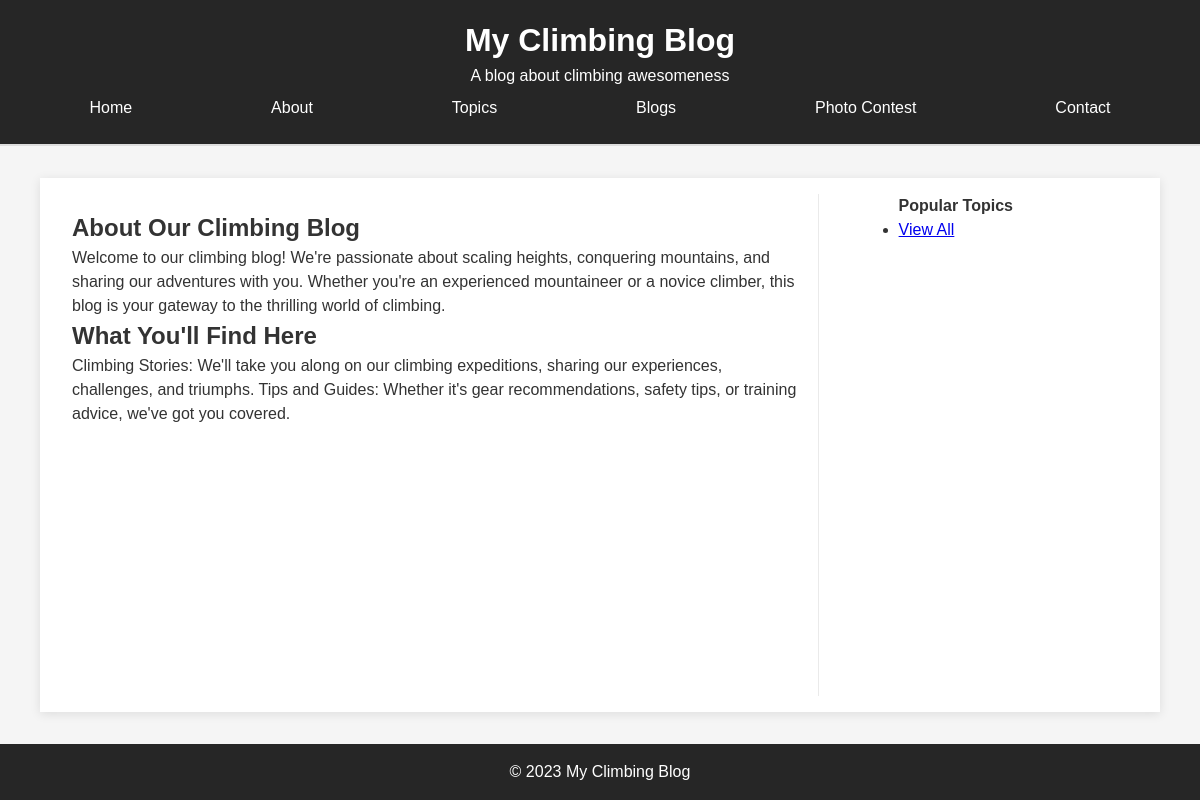
Page /about/ on the earlier database version.
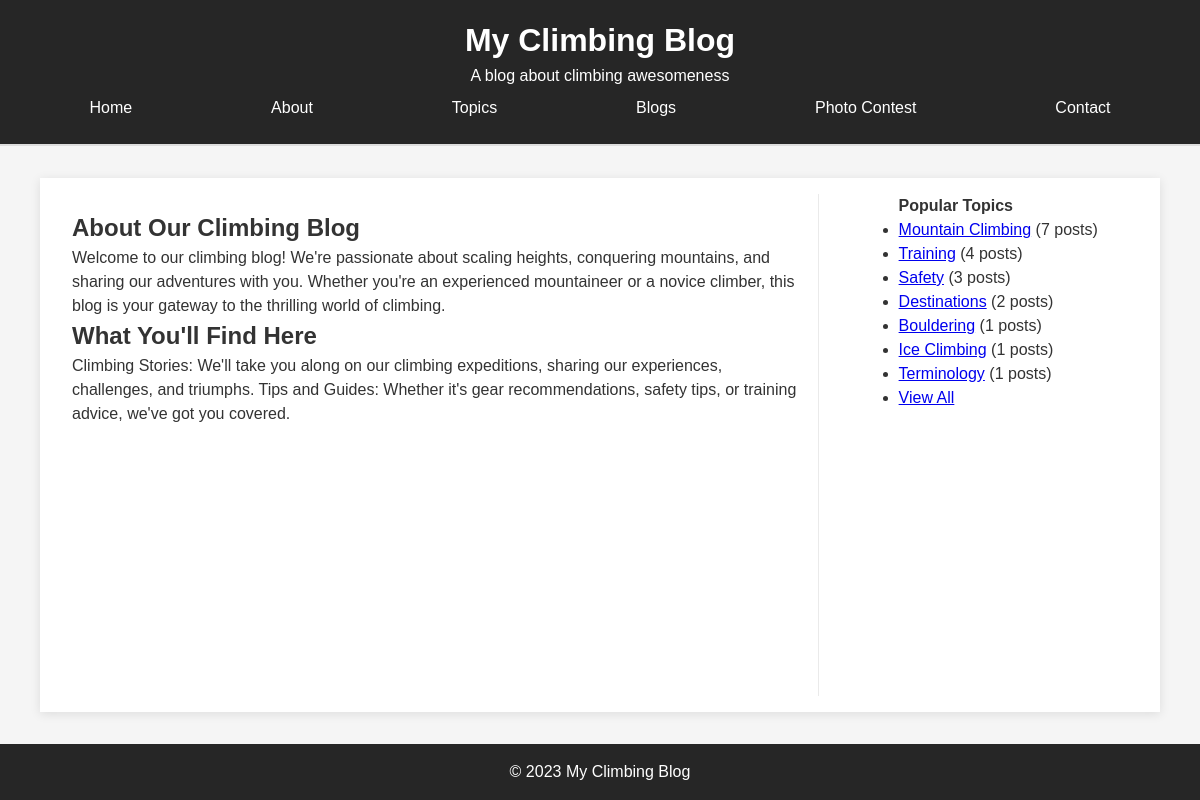
Same page on the later database version.
### blog/models.py (models this page shows, shortened)
class Topic(models.Model):
    name = models.TextField(unique=True)
    slug = models.SlugField(unique=True)

### blog/views.py (the view)
# urls.py: path('about/', about, name='about'),
def about(request):
    return render(request, 'blog/about.html')

### blog/context_processors.py (called while the page is built)
def navigation(reqeust):
    return {
        'nav_list': [
            {'name': 'Home', 'url': '/'},
            {'name': 'About', 'url': '/about'},
            {'name': 'Topics', 'url': '/topics/'},
            {'name': 'Blogs', 'url': '/blogs'},
            {'name': 'Photo Contest', 'url': '/photo-contest'},
            {'name': 'Contact', 'url': '/contact'},
        ]
    }

def topic_list(request):
    top_topics = Topic.objects.annotate(
        post_count=Count('post')).order_by('-post_count')[:10]
    return {'topics': top_topics}

### blog/templates/blog/about.html
{% extends "blog/base.html" %} {% block title %}My Blog - About{% endblock %}
{%block content %}
<div class="landing-content">
  <h2>About Our Climbing Blog</h2>
  <p>
    Welcome to our climbing blog! We're passionate about scaling heights,
    conquering mountains, and sharing our adventures with you. Whether you're an
    experienced mountaineer or a novice climber, this blog is your gateway to
    the thrilling world of climbing.
  </p>
  <h2>What You'll Find Here</h2>
  <p>
    Climbing Stories: We'll take you along on our climbing expeditions, sharing
    our experiences, challenges, and triumphs. Tips and Guides: Whether it's
    gear recommendations, safety tips, or training advice, we've got you
    covered.
  </p>
</div>
{% endblock %}

### blog/templates/blog/base.html (shortened to what this page needs)
{% load static %}
<!DOCTYPE html>
<html lang="en">
  <head>
    <link rel="stylesheet" href="{% static 'blog/css/styles.css' %}" />
  </head>
  <body>
    <header>
      <div class="container">
        <h1>My Climbing Blog</h1>
        <p>A blog about climbing awesomeness</p>
        <nav>
          {% for item in nav_list %}
          <a href="{{ item.url }}">{{ item.name }}</a>
          {% endfor %}
        </nav>
      </div>
    </header>
    <div class="content-wrapper">
      <main>{% block content %} {% endblock %}</main>
      <section>
        <div class="sidebar">
          <h4>Popular Topics</h4>
          <ul>
            {% for topic in topics %}
            <li>
              <a href="{% url 'topic_detail' slug=topic.slug %}"
                >{{ topic.name }}</a
              >
              ({{ topic.post_count }} posts)
            </li>
            {% endfor %}
            <li><a href="{% url 'topics' %}">View All</a></li>
          </ul>
        </div>
      </section>
    </div>
    <footer>
      <div class="container">
        <p>&copy; 2023 My Climbing Blog</p>
      </div>
    </footer>
  </body>
</html>

Differences in the rows shown:
added Topic: name "Mountain Climbing", post_count "7"
added Topic: name "Training", post_count "4"
added Topic: name "Safety", post_count "3"
added Topic: name "Destinations", post_count "2"
added Topic: name "Bouldering", post_count "1"
added Topic: name "Ice Climbing", post_count "1"
added Topic: name "Terminology", post_count "1"
